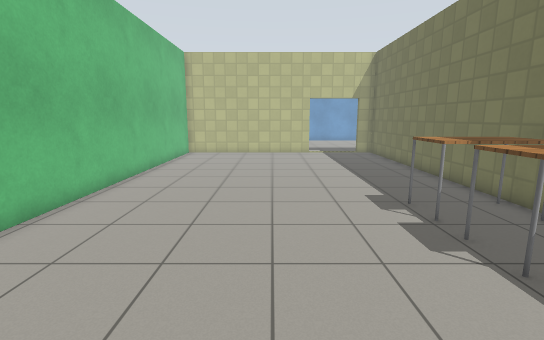
[1] (above)

16 first-person views from a walk through a robot-simulator world made for Gazebo. The camera is 1.3 m above the floor, tilts 10° down and sees 85° across. The floor is counted in squares, 0.5 m on a side. Each view is taken from the middle of a square. On the plan, view 1 faces up. The plan holds only what a view shows up to about 19 squares ahead; the rest is blank. The place goes on beyond the plan. Gazebo's built-in surfaces are drawn with simple patterns.

[2]
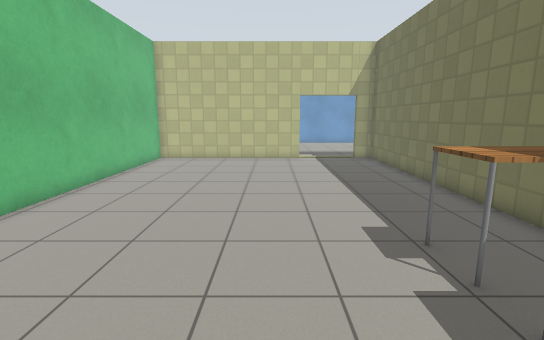

[3]
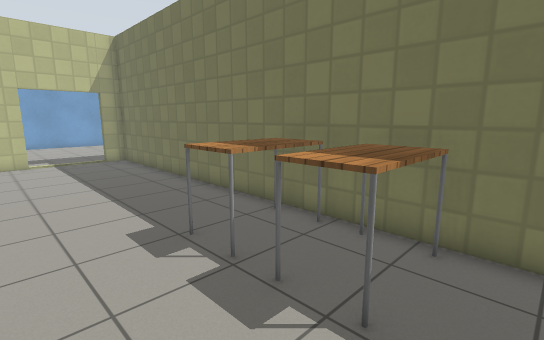

[4]
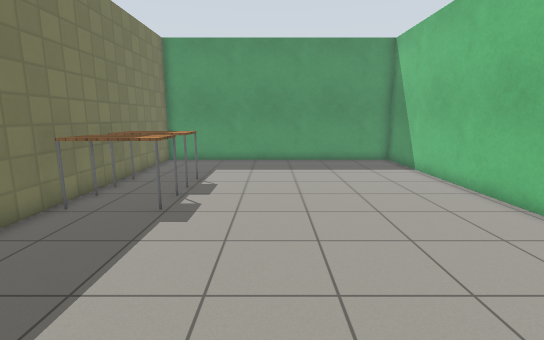

[5]
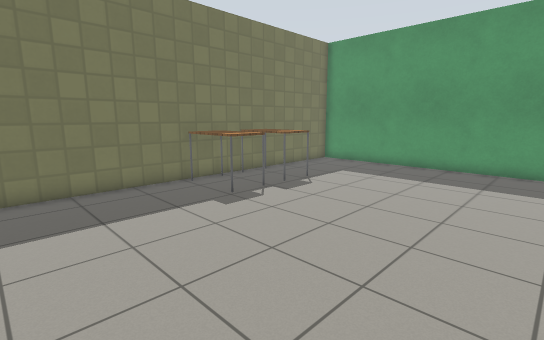

[6]
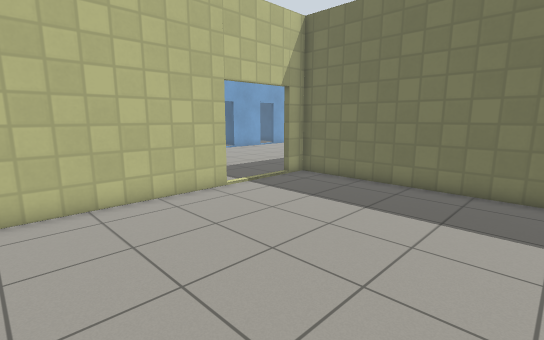

[7]
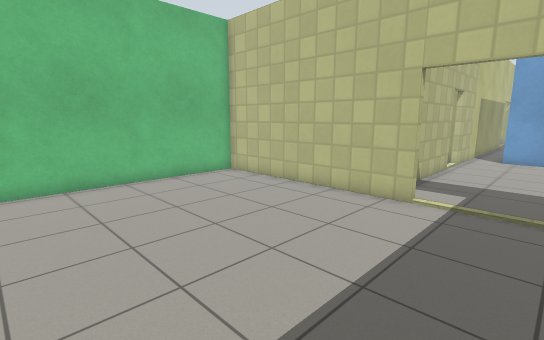

[8]
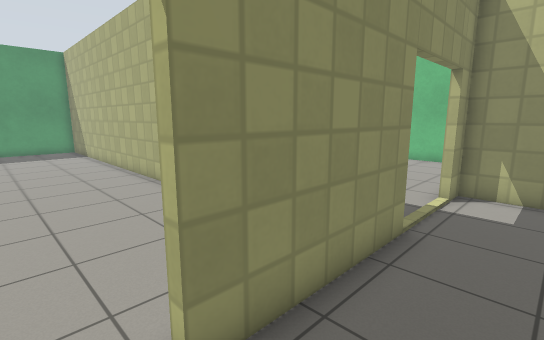

[9]
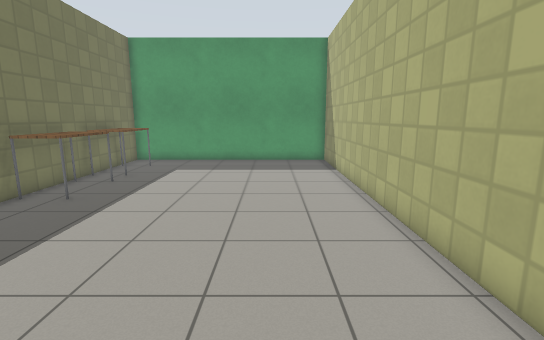

[10]
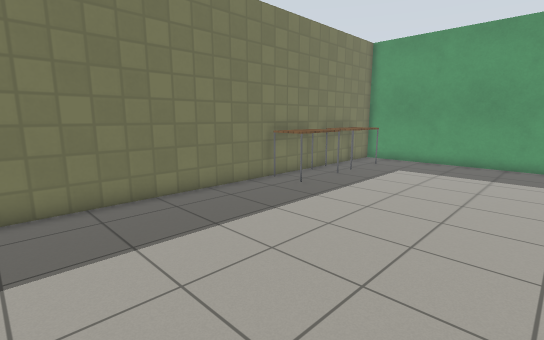

[11]
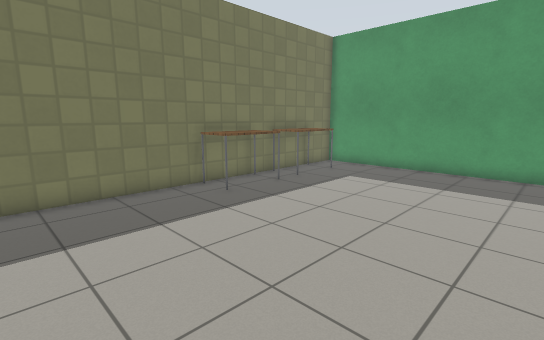

[12]
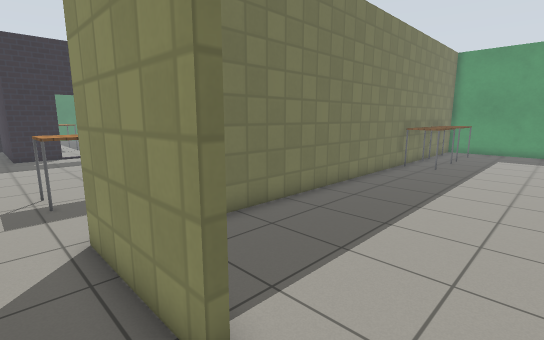

[13]
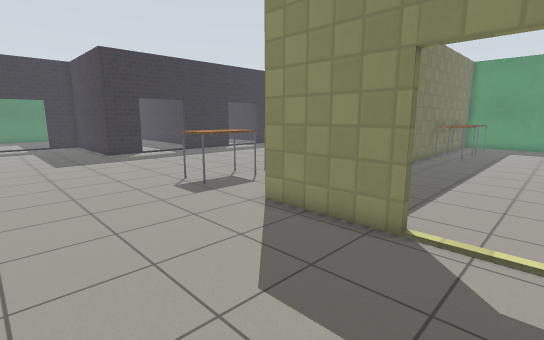

[14]
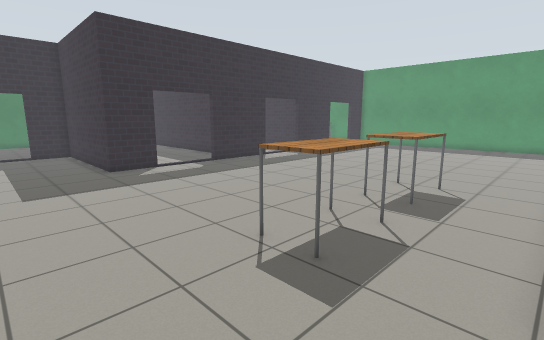

[15]
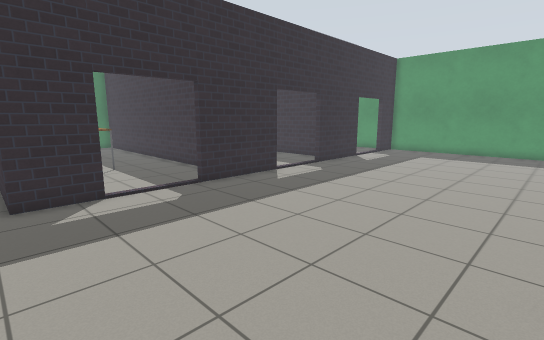

[16]
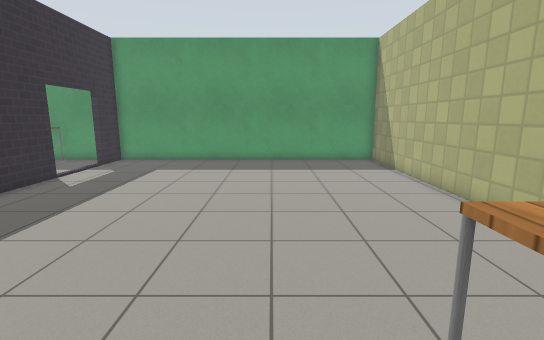

### Floor plan
Ten units are one square. View 1 is at (0, 0); x grows to the right and y downward. Boxes are objects, and circles mark ways between rooms. Rooms are numbered by the first view taken in them; rooms with no view inside come last. Other rooms are left out.
<svg viewBox="-68 -305 458 324">
<path fill="none" stroke="#000" d="M29 -223 -63 -223 -63 14 74 14 74 -223M197 -104 197 14 354 14 354 -6M354 -201 354 -226 385 -226M154 -226 197 -226M354 -122 354 -166M354 -41 354 -86M64 -226 119 -226M17 -300 17 -226 29 -226M77 -139 77 14 194 14 194 -6M194 -26 194 -194"/>
<rect x="35" y="-65" width="40" height="20" fill="#bbb"><title>table</title></rect>
<rect x="35" y="-95" width="40" height="30" fill="#bbb"><title>table</title></rect>
<rect x="225" y="-185" width="30" height="40" fill="#bbb"><title>table</title></rect>
<rect x="225" y="-235" width="30" height="40" fill="#bbb"><title>table</title></rect>
<rect x="175" y="-45" width="20" height="40" fill="#bbb"><title>table</title></rect>
<rect x="175" y="-85" width="20" height="40" fill="#bbb"><title>table</title></rect>
<circle cx="45" cy="-225" r="3" fill="#2a7"/>
<circle cx="135" cy="-225" r="3" fill="#2a7"/>
<text x="10" y="-100">1</text>
<text x="250" y="-180">2</text>
<text x="140" y="-100">3</text>
</svg>
Room 1 opens to room 2. Room 2 opens to room 3.

Where each view was taken, in squares from view 1:
view 1: 0 up, 0 right, facing up
view 2: 3 up, 1 right, facing up
view 3: 3 up, 1 right, facing up-right
view 4: 17 up, 1 right, facing down
view 5: 15 up, 4 left, facing down-right
view 6: 13 up, 4 left, facing up-right
view 7: 13 up, 6 right, facing up-left
view 8: 25 up, 13 right, facing down-left
view 9: 17 up, 11 right, facing down
view 10: 17 up, 10 right, facing down-right
view 11: 14 up, 9 right, facing down-right
view 12: 24 up, 13 right, facing down-right
view 13: 29 up, 13 right, facing down-right
view 14: 27 up, 20 right, facing down-right
view 15: 23 up, 25 right, facing down-right
view 16: 17 up, 26 right, facing down
